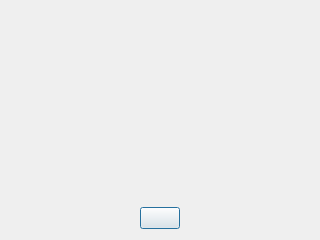
<?xml version="1.0" encoding="UTF-8"?>
<ui version="4.0">
 <class>SAMDialog</class>
 <widget class="QDialog" name="SAMDialog">
  <property name="geometry">
   <rect>
    <x>0</x>
    <y>0</y>
    <width>320</width>
    <height>240</height>
   </rect>
  </property>
  <property name="minimumSize">
   <size>
    <width>320</width>
    <height>240</height>
   </size>
  </property>
  <property name="maximumSize">
   <size>
    <width>320</width>
    <height>240</height>
   </size>
  </property>
  <property name="windowTitle">
   <string/>
  </property>
  <property name="modal">
   <bool>true</bool>
  </property>
  <layout class="QVBoxLayout" name="verticalLayout">
   <item>
    <widget class="QLabel" name="infoLabel">
     <property name="text">
      <string/>
     </property>
     <property name="alignment">
      <set>Qt::AlignLeading|Qt::AlignLeft|Qt::AlignTop</set>
     </property>
     <property name="wordWrap">
      <bool>true</bool>
     </property>
    </widget>
   </item>
   <item>
    <layout class="QHBoxLayout" name="horizontalLayout">
     <item>
      <spacer name="horizontalSpacer">
       <property name="orientation">
        <enum>Qt::Horizontal</enum>
       </property>
       <property name="sizeHint" stdset="0">
        <size>
         <width>40</width>
         <height>20</height>
        </size>
       </property>
      </spacer>
     </item>
     <item>
      <widget class="QLabel" name="errorLabel">
       <property name="enabled">
        <bool>true</bool>
       </property>
       <property name="minimumSize">
        <size>
         <width>120</width>
         <height>40</height>
        </size>
       </property>
       <property name="font">
        <font>
         <italic>true</italic>
        </font>
       </property>
       <property name="text">
        <string/>
       </property>
       <property name="alignment">
        <set>Qt::AlignCenter</set>
       </property>
       <property name="wordWrap">
        <bool>true</bool>
       </property>
      </widget>
     </item>
     <item>
      <spacer name="horizontalSpacer_8">
       <property name="orientation">
        <enum>Qt::Horizontal</enum>
       </property>
       <property name="sizeHint" stdset="0">
        <size>
         <width>40</width>
         <height>20</height>
        </size>
       </property>
      </spacer>
     </item>
    </layout>
   </item>
   <item>
    <layout class="QHBoxLayout" name="horizontalLayout_2">
     <item>
      <spacer name="horizontalSpacer_3">
       <property name="orientation">
        <enum>Qt::Horizontal</enum>
       </property>
       <property name="sizeHint" stdset="0">
        <size>
         <width>40</width>
         <height>20</height>
        </size>
       </property>
      </spacer>
     </item>
     <item>
      <spacer name="horizontalSpacer_4">
       <property name="orientation">
        <enum>Qt::Horizontal</enum>
       </property>
       <property name="sizeHint" stdset="0">
        <size>
         <width>40</width>
         <height>20</height>
        </size>
       </property>
      </spacer>
     </item>
     <item>
      <spacer name="horizontalSpacer_5">
       <property name="orientation">
        <enum>Qt::Horizontal</enum>
       </property>
       <property name="sizeHint" stdset="0">
        <size>
         <width>40</width>
         <height>20</height>
        </size>
       </property>
      </spacer>
     </item>
     <item>
      <spacer name="horizontalSpacer_6">
       <property name="orientation">
        <enum>Qt::Horizontal</enum>
       </property>
       <property name="sizeHint" stdset="0">
        <size>
         <width>40</width>
         <height>20</height>
        </size>
       </property>
      </spacer>
     </item>
    </layout>
   </item>
   <item>
    <spacer name="verticalSpacer">
     <property name="orientation">
      <enum>Qt::Vertical</enum>
     </property>
     <property name="sizeHint" stdset="0">
      <size>
       <width>20</width>
       <height>16</height>
      </size>
     </property>
    </spacer>
   </item>
   <item>
    <layout class="QHBoxLayout" name="horizontalLayout_3">
     <item>
      <spacer name="horizontalSpacer_2">
       <property name="orientation">
        <enum>Qt::Horizontal</enum>
       </property>
       <property name="sizeHint" stdset="0">
        <size>
         <width>40</width>
         <height>20</height>
        </size>
       </property>
      </spacer>
     </item>
     <item>
      <spacer name="horizontalSpacer_7">
       <property name="orientation">
        <enum>Qt::Horizontal</enum>
       </property>
       <property name="sizeHint" stdset="0">
        <size>
         <width>40</width>
         <height>20</height>
        </size>
       </property>
      </spacer>
     </item>
     <item>
      <widget class="QPushButton" name="startButton">
       <property name="text">
        <string/>
       </property>
      </widget>
     </item>
     <item>
      <spacer name="horizontalSpacer_9">
       <property name="orientation">
        <enum>Qt::Horizontal</enum>
       </property>
       <property name="sizeHint" stdset="0">
        <size>
         <width>40</width>
         <height>20</height>
        </size>
       </property>
      </spacer>
     </item>
     <item>
      <spacer name="horizontalSpacer_10">
       <property name="orientation">
        <enum>Qt::Horizontal</enum>
       </property>
       <property name="sizeHint" stdset="0">
        <size>
         <width>40</width>
         <height>20</height>
        </size>
       </property>
      </spacer>
     </item>
    </layout>
   </item>
  </layout>
 </widget>
 <resources/>
 <connections>
  <connection>
   <sender>startButton</sender>
   <signal>clicked()</signal>
   <receiver>SAMDialog</receiver>
   <slot>accept()</slot>
   <hints>
    <hint type="sourcelabel">
     <x>160</x>
     <y>88</y>
    </hint>
    <hint type="destinationlabel">
     <x>157</x>
     <y>274</y>
    </hint>
   </hints>
  </connection>
 </connections>
</ui>
